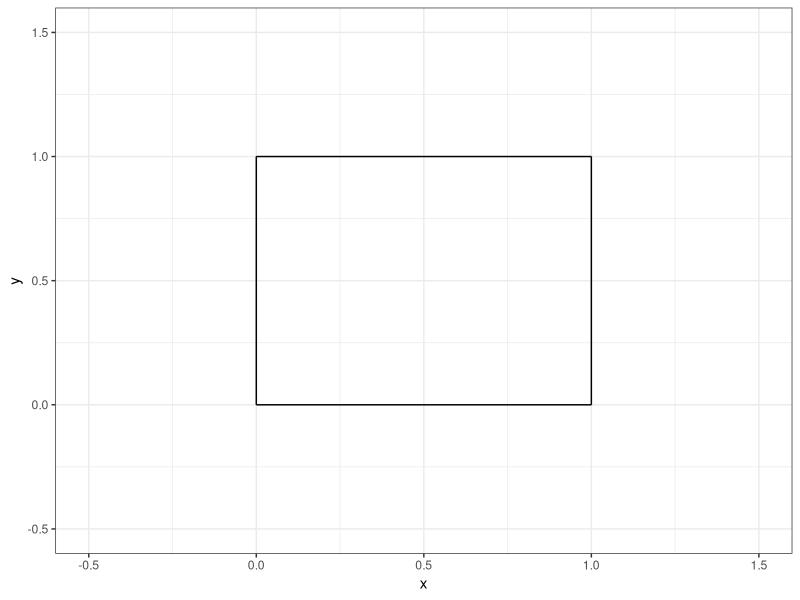
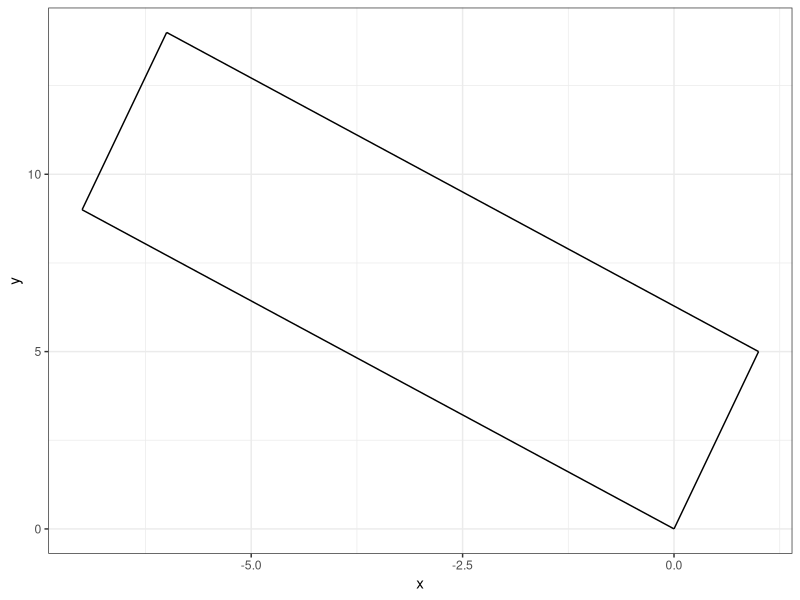
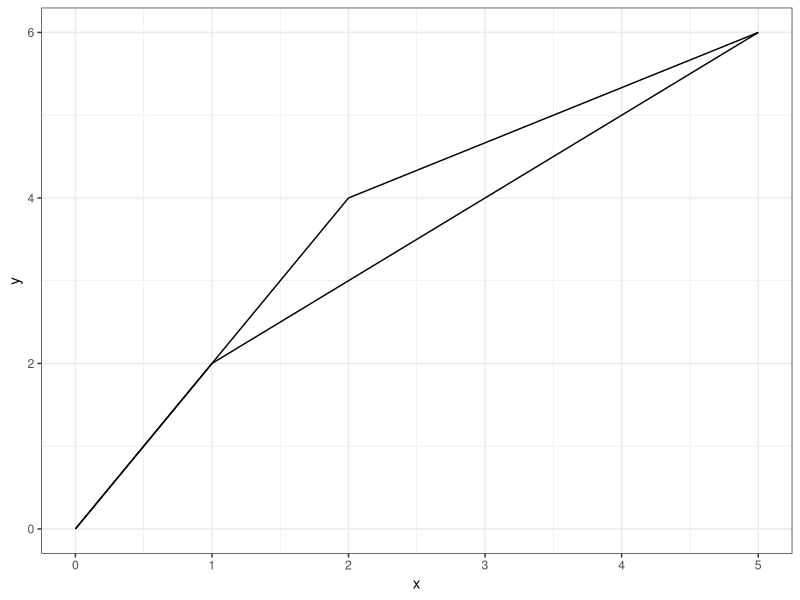
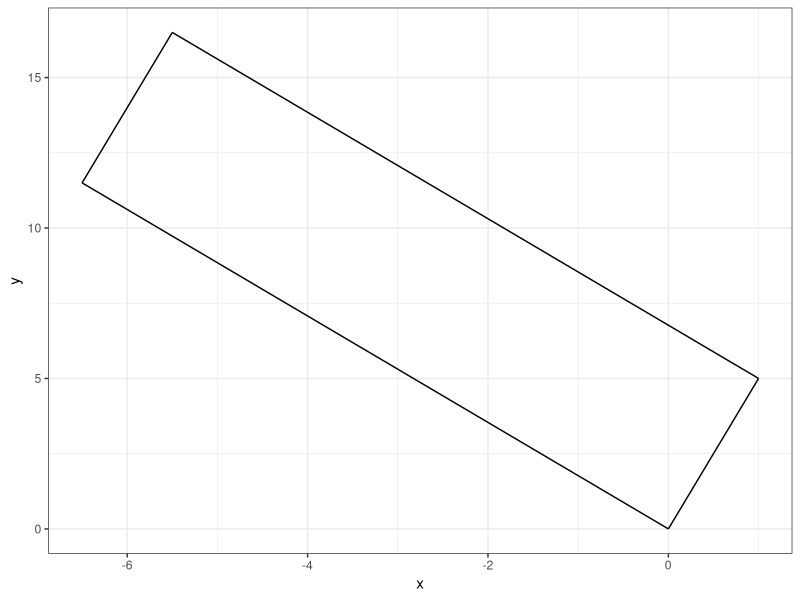
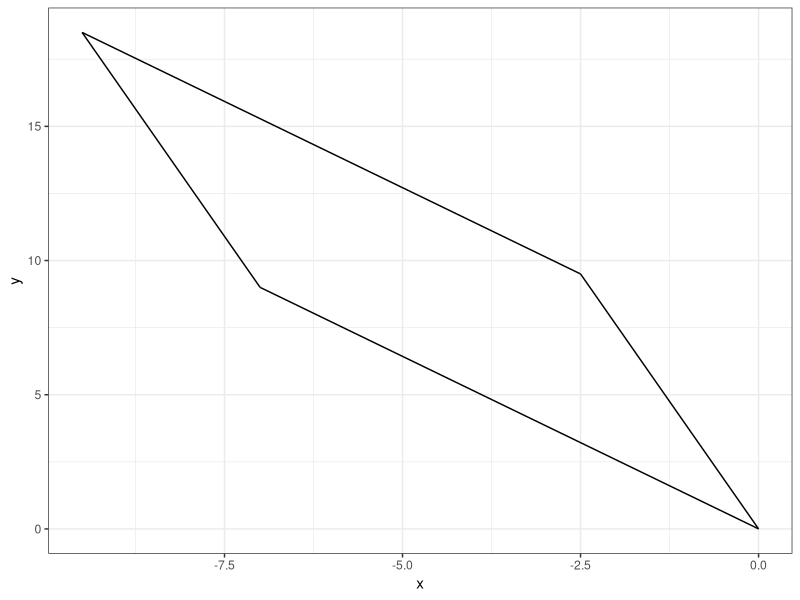
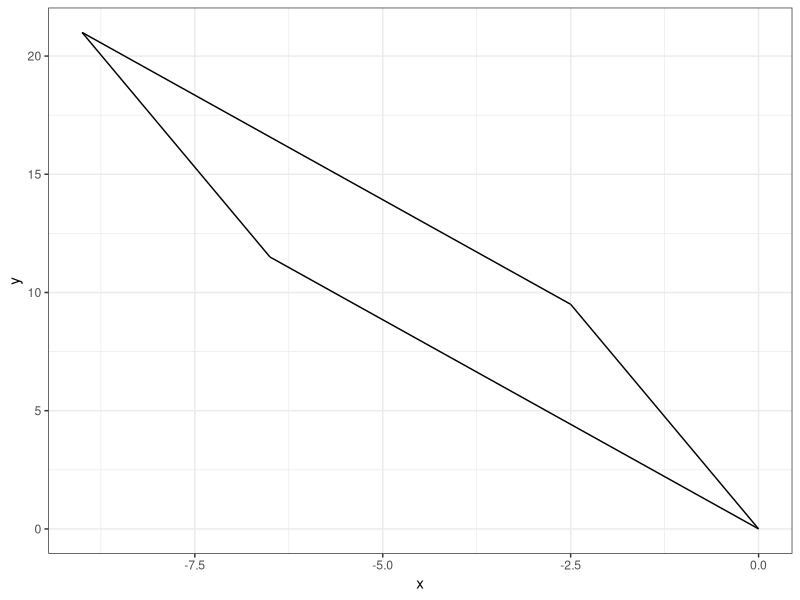
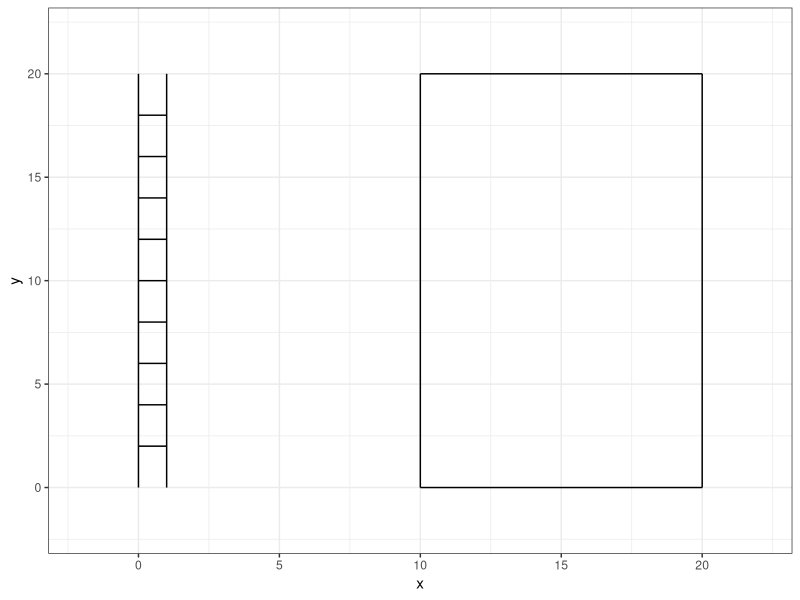
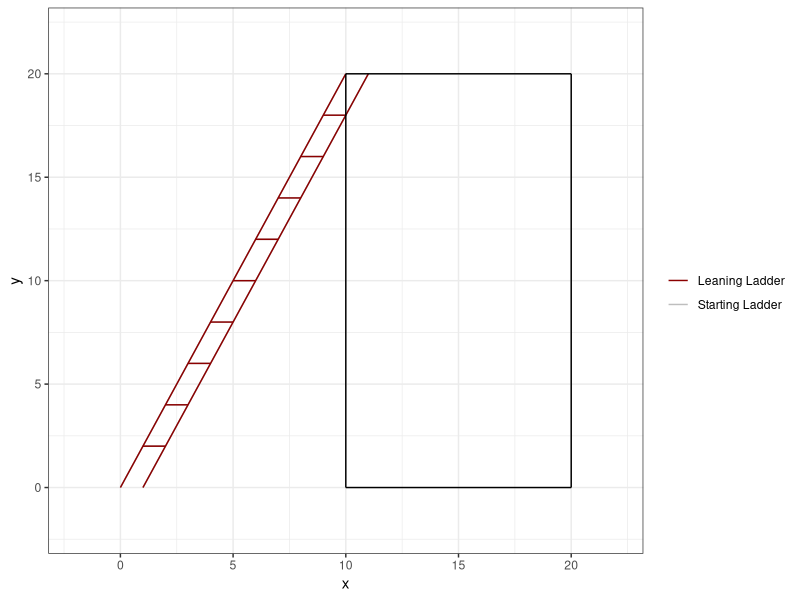

These charts were generated, in order, by the following R code:
## ---- chunk 1
#| echo: false

default_chunk_hook  <- knitr::knit_hooks$get("chunk")

latex_font_size <- c("Huge", "huge", "LARGE", "Large", 
                     "large", "normalsize", "small", 
                     "footnotesize", "scriptsize", "tiny")

knitr::knit_hooks$set(chunk = function(x, options) {
  x <- default_chunk_hook(x, options)
  if(options$size %in% latex_font_size) {
    paste0("\n \\", options$size, "\n\n", 
      x, 
      "\n\n \\normalsize"
    )
  } else {
    x
  }
})

## ---- chunk 2
#| label: load-packages
#| include: false
library(tidyverse)
## ---- chunk 3
#| label: fig-unitsquare
#| fig-cap: "The unit square."
#| fig-width: 3
#| fig-height: 3
#| scale: "80%"
#| fig-align: "center"
#| size: "scriptsize"
ggplot() +
  geom_segment(aes(x = 0, xend = 0,
                   y=0, yend = 1))+
  geom_segment(aes(x = 0, xend = 1,
                   y=1, yend = 1))+
  geom_segment(aes(x = 1, xend = 1,
                   y=0, yend = 1))+
  geom_segment(aes(x = 0, xend = 1,
                   y=0, yend = 0)) +
  theme_bw() + 
  xlim(-0.5, 1.5)+
  ylim(-0.5, 1.5)+
  labs(x = "x", 
       y = "y")
## ---- chunk 4
(M=matrix(data=c(1, 0, 0, 1), nrow=2, ncol=2, byrow=T))
# storing M to use for part b
## ---- chunk 5
(A = matrix(data=c(1, -7, 5, 9), nrow=2, ncol=2, byrow=T))
## ---- chunk 6
(T = A%*%M)
## ---- chunk 7
(basis.vector1 = T[ , 1])
(basis.vector2 = T[ , 2])
## ---- chunk 8
p0 <- c(0, 0)
p1 <- c(1, 5)
p2 <- c(-6, 14)
p3 <- c(-7, 9)
## ---- chunk 9
#| label: fig-unitsquare2
#| fig-cap: "The unit square 2."
#| fig-width: 3
#| fig-height: 3
#| scale: "80%"
#| fig-align: "center"
#| size: "scriptsize"
ggplot() +
  geom_segment(aes(x = p0[1], y = p0[2], xend = p1[1], yend = p1[2])) +
  geom_segment(aes(x = p1[1], y = p1[2], xend = p2[1], yend = p2[2])) +
  geom_segment(aes(x = p2[1], y = p2[2], xend = p3[1], yend = p3[2])) +
  geom_segment(aes(x = p3[1], y = p3[2], xend = p0[1], yend = p0[2])) +
  theme_bw() +
  # xlim(-15, 15) +
  # ylim(-5, 25) +
  labs(x = "x", y = "y")
## ---- chunk 10
det(A)
## ---- chunk 11
(A = matrix(data = c(1, 2, 2, 4), nrow=2, ncol=2, byrow=T)) 
## ---- chunk 12
(T = A%*%M)
## ---- chunk 13
(basis.vector1 = T[ , 1])
(basis.vector2 = T[ , 2])
## ---- chunk 14
p0 = c(0, 0)
p1 = c(1, 2)
p2 = c(5, 6)
p3 = c(2, 4)
## ---- chunk 15
#| label: fig-unitsquare3
#| fig-cap: "The unit square 3."
#| fig-width: 3
#| fig-height: 3
#| scale: "80%"
#| fig-align: "center"
#| size: "scriptsize"
ggplot() +
  geom_segment(aes(x = p0[1], y = p0[2], xend = p1[1], yend = p1[2])) +
  geom_segment(aes(x = p1[1], y = p1[2], xend = p2[1], yend = p2[2])) +
  geom_segment(aes(x = p2[1], y = p2[2], xend = p3[1], yend = p3[2])) +
  geom_segment(aes(x = p3[1], y = p3[2], xend = p0[1], yend = p0[2])) +
  theme_bw() +
  # xlim(-15, 15) +
  # ylim(-5, 25) +
  labs(x = "x", y = "y")
## ---- chunk 16
det(A)
## ---- chunk 17
(M = matrix(data = c(1, 0.5, 0, 1), nrow=2, ncol=2, byrow=T))
(A = matrix(data = c(1, -7, 5, 9), nrow=2, ncol=2, byrow=T))
(T = A%*%M)
## ---- chunk 18
det(T)
## ---- chunk 19
p0 <- c(0, 0)
p1 <- c(1, 5)
p2 <- c(-5.5, 16.5)
p3 <- c(-6.5, 11.5)
## ---- chunk 20
#| label: fig-unitsquare4
#| fig-cap: "The unit square 4."
#| fig-width: 3
#| fig-height: 3
#| scale: "80%"
#| fig-align: "center"
#| size: "scriptsize"
ggplot() +
  geom_segment(aes(x = p0[1], y = p0[2], xend = p1[1], yend = p1[2])) +
  geom_segment(aes(x = p1[1], y = p1[2], xend = p2[1], yend = p2[2])) +
  geom_segment(aes(x = p2[1], y = p2[2], xend = p3[1], yend = p3[2])) +
  geom_segment(aes(x = p3[1], y = p3[2], xend = p0[1], yend = p0[2])) +
  theme_bw() +
  # xlim(-15, 15) +
  # ylim(-5, 25) +
  labs(x = "x", y = "y")
## ---- chunk 21
(M = matrix(data = c(1, 0, 0.5, 1), nrow=2, ncol=2, byrow=T))
(T = A%*%M)
## ---- chunk 22
det(T)
## ---- chunk 23
p0 <- c(0, 0)
p1 <- c(-2.5, 9.5)
p2 <- c(-9.5, 18.5)
p3 <- c(-7, 9)
## ---- chunk 24
#| label: fig-unitsquare5
#| fig-cap: "The unit square 5."
#| fig-width: 3
#| fig-height: 3
#| scale: "80%"
#| fig-align: "center"
#| size: "scriptsize"
ggplot() +
  geom_segment(aes(x = p0[1], y = p0[2], xend = p1[1], yend = p1[2])) +
  geom_segment(aes(x = p1[1], y = p1[2], xend = p2[1], yend = p2[2])) +
  geom_segment(aes(x = p2[1], y = p2[2], xend = p3[1], yend = p3[2])) +
  geom_segment(aes(x = p3[1], y = p3[2], xend = p0[1], yend = p0[2])) +
  theme_bw() +
  # xlim(-15, 15) +
  # ylim(-5, 25) +
  labs(x = "x", y = "y")
## ---- chunk 25
(M = matrix(data = c(1, 0.5, 0.5, 1), nrow=2, ncol=2, byrow=T))
(T = A%*%M)
## ---- chunk 26
det(T)
## ---- chunk 27
p0 <- c(0, 0)
p1 <- c(-2.5, 9.5)
p2 <- c(-9, 21)
p3 <- c(-6.5, 11.5)
## ---- chunk 28
#| label: fig-unitsquare6
#| fig-cap: "The unit square 6."
#| fig-width: 3
#| fig-height: 3
#| scale: "80%"
#| fig-align: "center"
#| size: "scriptsize"
ggplot() +
  geom_segment(aes(x = p0[1], y = p0[2], xend = p1[1], yend = p1[2])) +
  geom_segment(aes(x = p1[1], y = p1[2], xend = p2[1], yend = p2[2])) +
  geom_segment(aes(x = p2[1], y = p2[2], xend = p3[1], yend = p3[2])) +
  geom_segment(aes(x = p3[1], y = p3[2], xend = p0[1], yend = p0[2])) +
  theme_bw() +
  # xlim(-15, 15) +
  # ylim(-5, 25) +
  labs(x = "x", y = "y")
## ---- chunk 29
x = c(0,0,1,1,0,1,0,1,0,1,0,1,0,1,0,1,0,1,0,1,0,1)
y = c(0,20,0,20,2,2,4,4,6,6,8,8,10,10,12,12,14,14,16,16,18,18)
group = rep(1:11, each =2)
ladder = data.frame(col1 = x, col2 = y, col3 = group)
## ---- chunk 30
#| label: fig-ladder
#| fig-cap: "A ladder."
#| fig-width: 3
#| fig-height: 3
#| scale: "80%"
#| fig-align: "center"
#| size: "scriptsize"
ggplot() +
  geom_path(data = ladder, 
              aes(x = x, y = y, group = group)) +
                  geom_segment(aes(x = 10, xend = 10,
                   y=0, yend = 20))+
  geom_segment(aes(x = 10, xend = 20,
                   y=20, yend = 20))+
  geom_segment(aes(x = 20, xend = 20,
                   y=0, yend = 20))+
  geom_segment(aes(x = 10, xend = 20,
                   y=0, yend = 0)) +
  theme_bw() +
  xlim(-2,22) +
  ylim(-2,22)
## ---- chunk 31
A = as.matrix(ladder[, c("col1", "col2")])
M = matrix(data = c(1, 0, 0.5, 1), nrow=2, ncol=2, byrow=T)
(T = A%*%M)
## ---- chunk 32
x = T[ , 1]
y = T[ , 2]
leaning.ladder = data.frame(col1 = x, col2 = y, col3 = group)
## ---- chunk 33
#| label: fig-ladder2
#| fig-cap: "A ladder and a leaning ladder."
#| fig-width: 3
#| fig-height: 3
#| scale: "80%"
#| fig-align: "center"
#| size: "scriptsize"
ggplot() +
  geom_path(data = ladder, 
              aes(x = x, y = y, group = group, color = "Starting Ladder")) +
  geom_path(data = leaning.ladder, 
              aes(x = x, y = y, group = group, color = "Leaning Ladder")) +
  geom_segment(aes(x = 10, xend = 10,
                   y=0, yend = 20))+
  geom_segment(aes(x = 10, xend = 20,
                   y=20, yend = 20))+
  geom_segment(aes(x = 20, xend = 20,
                   y=0, yend = 20))+
  geom_segment(aes(x = 10, xend = 20,
                   y=0, yend = 0)) +
  theme_bw() +
  xlim(-2,22) +
  ylim(-2,22) +
  scale_color_manual("", values=c("darkred", "grey"))
